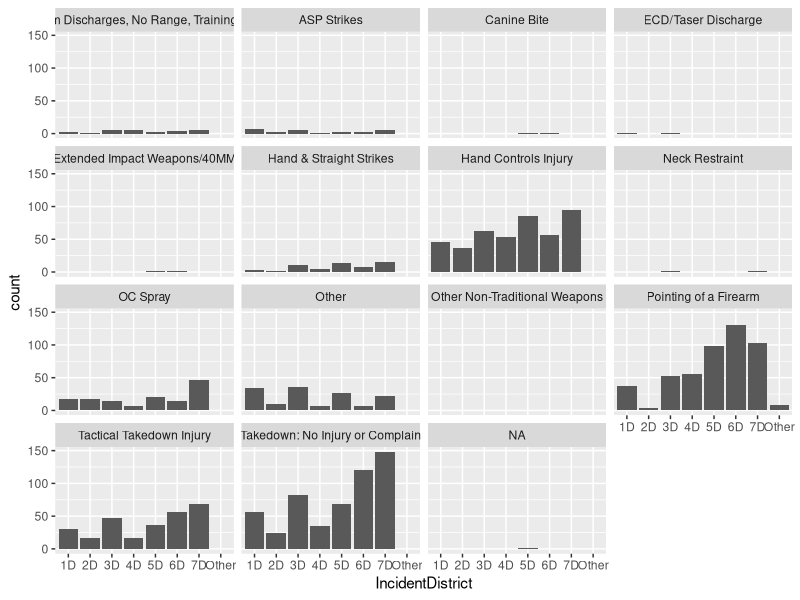
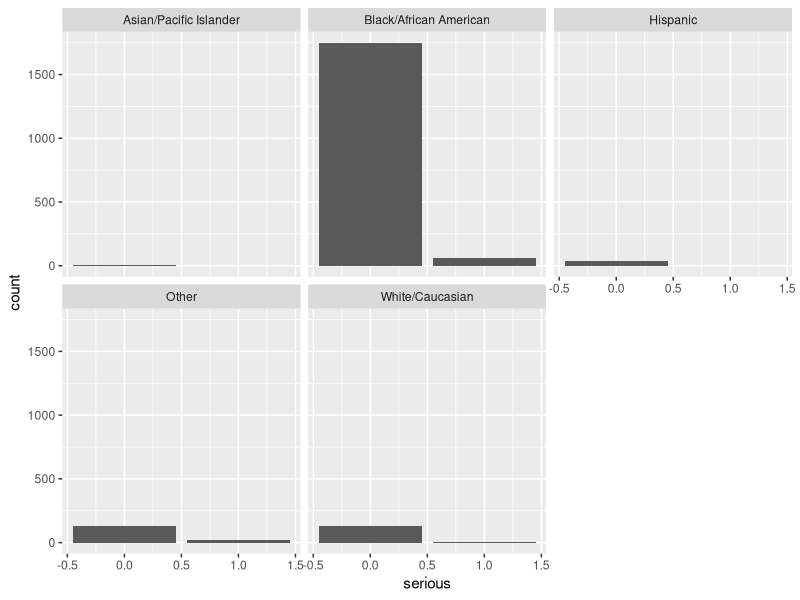
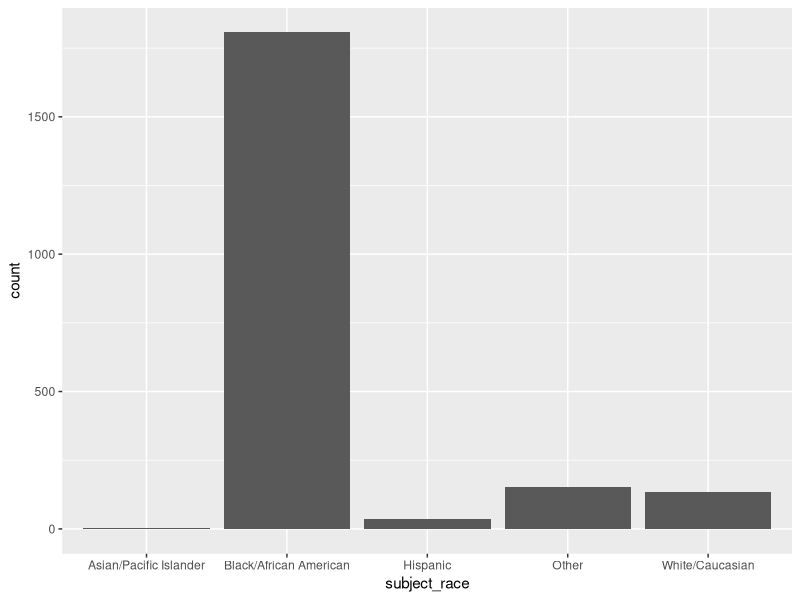
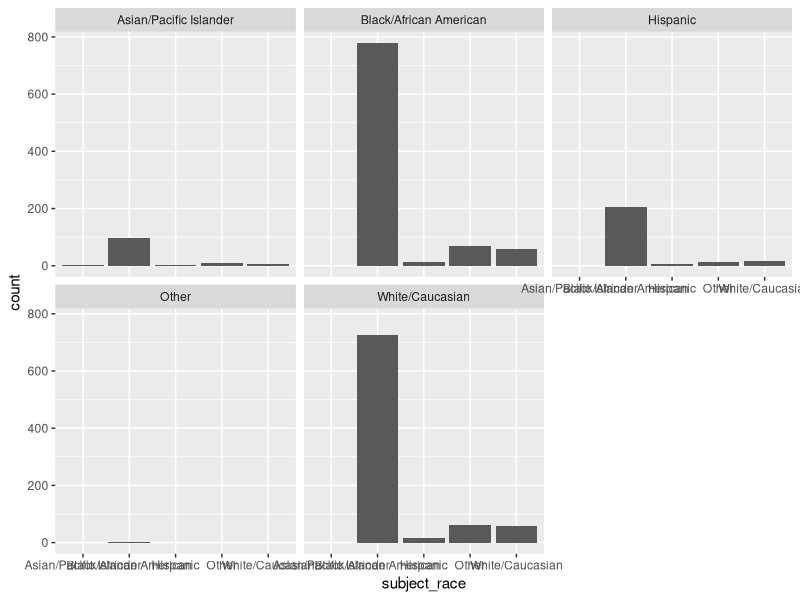
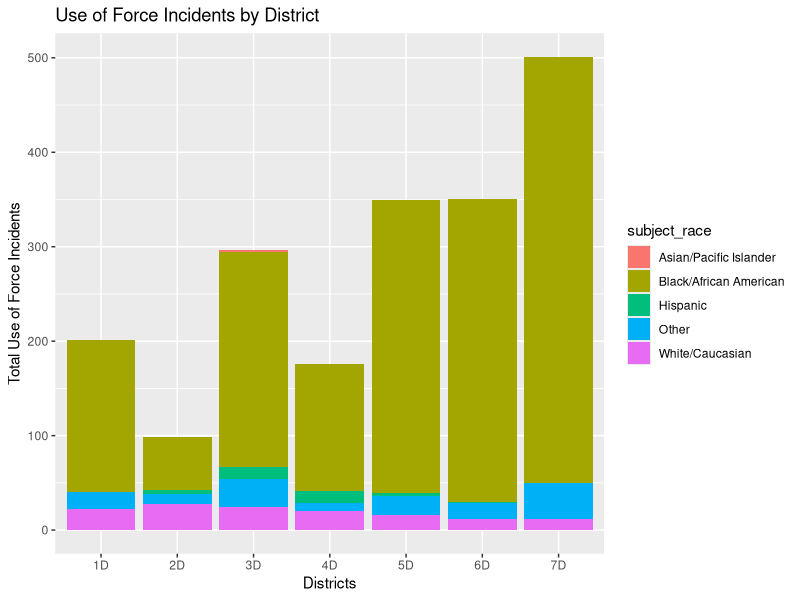
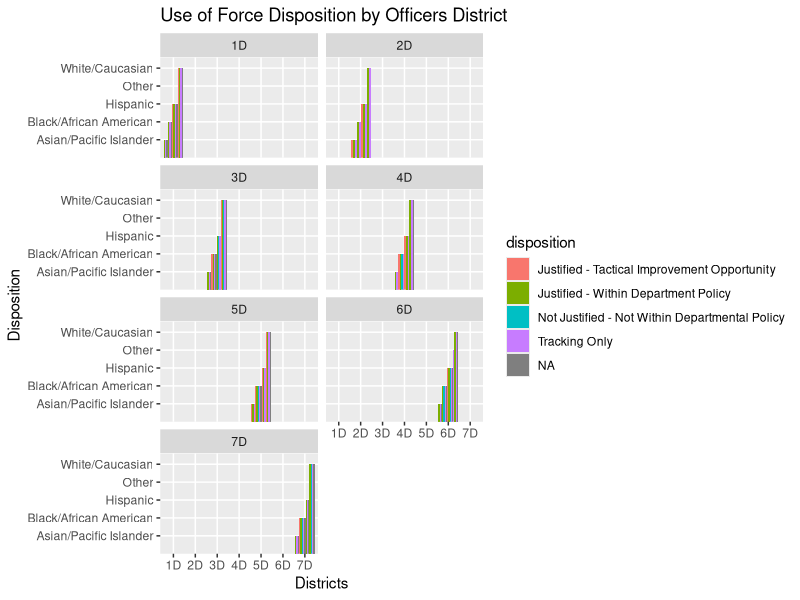
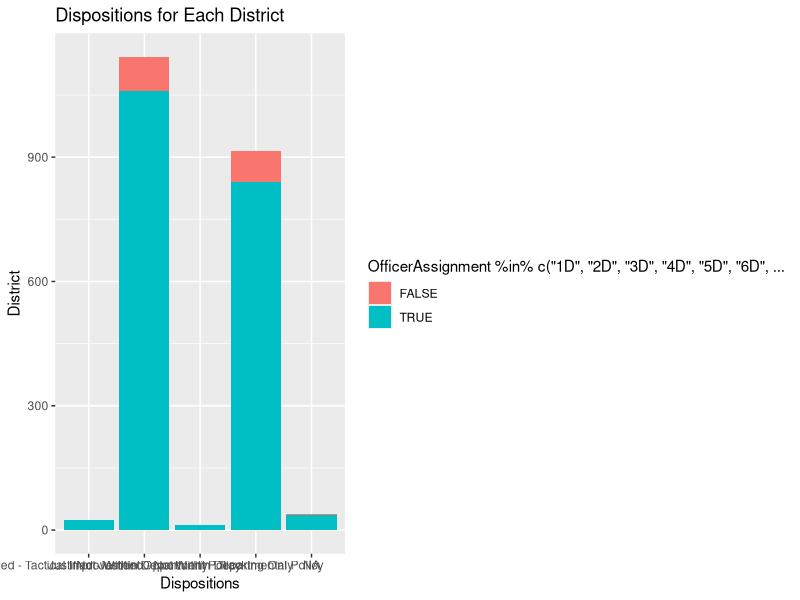

R code for these plots, in order:
## ---- chunk 1
library(dplyr)
library(tidyverse)
library(ggthemes)
library(ggplot2)
library(tibble)
# https://mpdc.dc.gov/node/1635896
df <- read.csv("UoF_mpd_2021_public.csv")
#df
## ---- chunk 2
library(conflicted)
library(dplyr)
library(tidyverse)
library(ggthemes)
library(ggplot2)
library(tibble)
## ---- chunk 3
mpd_dat <- read.csv('UoF_mpd_2021_public.csv')
#head(mpd_dat)
#View(mpd_dat)

ggplot(data = mpd_dat, mapping = aes(x = IncidentDistrict)) + 
  geom_bar() +
    facet_wrap(~uof_type)
## ---- chunk 4
ggplot(data = mpd_dat, mapping = aes(x = serious)) + 
  geom_bar() +
    facet_wrap(~subject_race)
## ---- chunk 5
ggplot(data = mpd_dat, mapping = aes(x = subject_race)) + 
  geom_bar()
## ---- chunk 6
ggplot(data = mpd_dat, mapping = aes(x = subject_race)) + 
  geom_bar() +
    facet_wrap(~OfficerRace)
## ---- chunk 7
force_by_district_race <- mpd_dat %>%
  group_by(OfficerAssignment, subject_race) %>%
  summarize(Total_Use_of_Force = n()) #total num of cases of use of force
## ---- chunk 8
ggplot(subset(force_by_district_race, OfficerAssignment %in% c("1D", "2D", "3D", "4D", "5D", "6D", "7D")), 
       aes(x = OfficerAssignment, y = Total_Use_of_Force, fill = subject_race)) +
  geom_bar(stat = "identity") +
  labs(title = "Use of Force Incidents by District") +
  xlab("Districts") +
  ylab("Total Use of Force Incidents")
## ---- chunk 9
#df with officer assignment, disposition, officer race
officer_by_district <- mpd_dat %>%
  group_by(OfficerAssignment, disposition, OfficerRace)
## ---- chunk 10
# Create a ggplot bar chart
ggplot(subset(officer_by_district, OfficerAssignment %in% c("1D", "2D", "3D", "4D", "5D", "6D", "7D")), 
       aes(x = OfficerAssignment, y = OfficerRace, fill = disposition)) +
  geom_bar(stat = "identity", position = "dodge") +  # Create a bar chart
  labs(title = "Use of Force Disposition by Officers District",
       x = "Districts",
       y = "Disposition") +
  facet_wrap(~OfficerAssignment, ncol = 2) 
## ---- chunk 11
ggplot(mpd_dat, aes(x = disposition, fill = OfficerAssignment %in% c("1D", "2D", "3D", "4D", "5D", "6D", "7D"))) +
  geom_bar() +
  labs(title = "Dispositions for Each District") +
  xlab("Dispositions") +
  ylab("District") 
